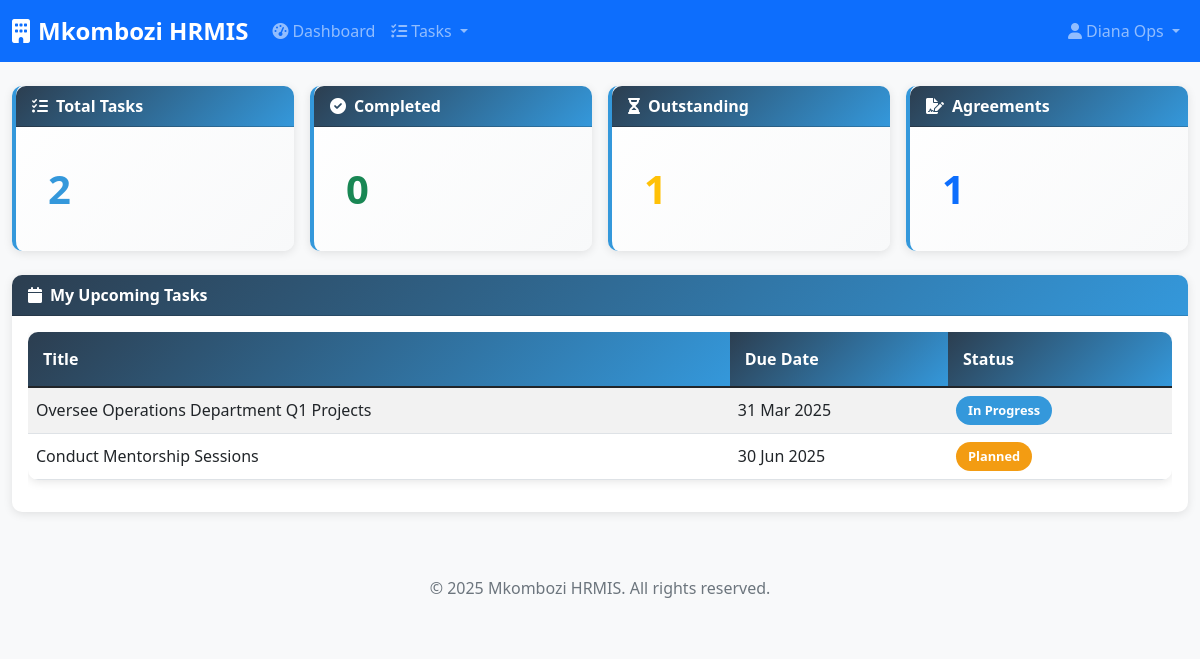
/dashboard.php (signed in), run on the app's committed database.
### tables this page shows
CREATE TABLE IF NOT EXISTS `task` (
  `task_id` INT(11) NOT NULL AUTO_INCREMENT,
  `goal_id` INT(11) DEFAULT NULL,
  `title` VARCHAR(200) NOT NULL,
  `description` TEXT DEFAULT NULL,
  `due_date` DATE NOT NULL,
  `status` ENUM('Pending','In Progress','Completed','Overdue','Planned') DEFAULT 'Pending',
  `created_at` TIMESTAMP NOT NULL DEFAULT CURRENT_TIMESTAMP(),
  PRIMARY KEY (`task_id`),
  KEY `goal_id` (`goal_id`),
  CONSTRAINT `task_ibfk_1` FOREIGN KEY (`goal_id`) REFERENCES `goal` (`goal_id`)
);

### config/config.php (called while the page is built, shortened)
<?php
function formatDate($date) {
    return date('d M Y', strtotime($date));
}
?>

### dashboard.php (the view, shortened to what this page needs)
<?php
require_once __DIR__ . '/config/config.php';
include __DIR__ . '/includes/header.php';
$db = new Database();
$conn = $db->getConnection();
$stats = [
    'total_tasks' => 0,
    'completed_tasks' => 0,
    'pending_tasks' => 0,
    'agreements' => 0,
];
try {
    $uid = (int)$_SESSION['user_id'];
    $stats['total_tasks'] = (int)$conn->query("SELECT COUNT(*) FROM task t JOIN task_assignment ta ON t.task_id = ta.task_id WHERE ta.user_id = $uid")->fetchColumn();
    $stats['completed_tasks'] = (int)$conn->query("SELECT COUNT(*) FROM task t JOIN task_assignment ta ON t.task_id = ta.task_id WHERE ta.user_id = $uid AND t.status = 'Completed'")->fetchColumn();
    $stats['pending_tasks'] = (int)$conn->query("SELECT COUNT(*) FROM task t JOIN task_assignment ta ON t.task_id = ta.task_id WHERE ta.user_id = $uid AND t.status IN ('Pending','In Progress','Overdue')")->fetchColumn();
    $stats['agreements'] = (int)$conn->query("SELECT COUNT(*) FROM yearly_agreement WHERE user_id = $uid")->fetchColumn();
} catch (Throwable $e) {
}
?>
<div class="row g-3">
    <div class="col-12 col-md-6 col-lg-3">
        <div class="card dashboard-card fade-in">
            <div class="card-header"><i class="fas fa-list-check me-2"></i>Total Tasks</div>
            <div class="card-body">
                <div class="stat-number"><?php echo $stats['total_tasks']; ?></div>
            </div>
        </div>
    </div>
    <div class="col-12 col-md-6 col-lg-3">
        <div class="card dashboard-card fade-in">
            <div class="card-header"><i class="fas fa-check-circle me-2"></i>Completed</div>
            <div class="card-body">
                <div class="stat-number text-success"><?php echo $stats['completed_tasks']; ?></div>
            </div>
        </div>
    </div>
    <div class="col-12 col-md-6 col-lg-3">
        <div class="card dashboard-card fade-in">
            <div class="card-header"><i class="fas fa-hourglass-half me-2"></i>Outstanding</div>
            <div class="card-body">
                <div class="stat-number text-warning"><?php echo $stats['pending_tasks']; ?></div>
            </div>
        </div>
    </div>
    <div class="col-12 col-md-6 col-lg-3">
        <div class="card dashboard-card fade-in">
            <div class="card-header"><i class="fas fa-file-signature me-2"></i>Agreements</div>
            <div class="card-body">
                <div class="stat-number text-primary"><?php echo $stats['agreements']; ?></div>
            </div>
        </div>
    </div>
</div>
<div class="card mt-4">
    <div class="card-header"><i class="fas fa-calendar me-2"></i>My Upcoming Tasks</div>
    <div class="card-body">
        <div class="table-responsive">
            <table class="table table-striped align-middle">
                <thead>
                    <tr>
                        <th>Title</th>
                        <th>Due Date</th>
                        <th>Status</th>
                    </tr>
                </thead>
                <tbody>
                    <?php
                    try {
                        $stmt = $conn->prepare("SELECT t.title, t.due_date, t.status FROM task t JOIN task_assignment ta ON t.task_id = ta.task_id WHERE ta.user_id = :uid ORDER BY t.due_date ASC LIMIT 10");
                        $stmt->execute([':uid' => (int)$_SESSION['user_id']]);
                        $rows = $stmt->fetchAll(PDO::FETCH_ASSOC);
                        if (!$rows) {
                            echo '<tr><td colspan="3" class="text-center text-muted">No tasks found.</td></tr>';
                        } else {
                            foreach ($rows as $row) {
                                $badge = 'status-pending';
                                if ($row['status'] === 'Completed') $badge = 'status-completed';
                                elseif ($row['status'] === 'In Progress') $badge = 'status-in-progress';
                                elseif ($row['status'] === 'Overdue') $badge = 'status-overdue';
                                echo '<tr>';
                                echo '<td>' . htmlspecialchars($row['title']) . '</td>';
                                echo '<td>' . htmlspecialchars(formatDate($row['due_date'])) . '</td>';
                                echo '<td><span class="badge ' . $badge . '">' . htmlspecialchars($row['status']) . '</span></td>';
                                echo '</tr>';
                            }
                        }
                    } catch (Throwable $e) {
                        echo '<tr><td colspan="3" class="text-danger">Error loading tasks.</td></tr>';
                    }
                    ?>
                </tbody>
            </table>
        </div>
    </div>
 </div>
<?php include __DIR__ . '/includes/footer.php'; ?>

### assets/css/style.css (style rules this page uses)
:root { --primary-color: #2c3e50; --secondary-color: #3498db; --success-color: #27ae60; --warning-color: #f39c12; --danger-color: #e74c3c; --light-color: #ecf0f1; --dark-color: #2c3e50; }
body { font-family: 'Segoe UI', Tahoma, Geneva, Verdana, sans-serif; background-color: #f8f9fa; }
.card { border: none; border-radius: 10px; box-shadow: 0 2px 10px rgba(0,0,0,0.1); transition: transform 0.3s ease; }
.card-header { background: linear-gradient(135deg, var(--primary-color), var(--secondary-color)); color: white; border-radius: 10px 10px 0 0 !important; font-weight: 600; }
.table { border-radius: 10px; overflow: hidden; box-shadow: 0 2px 10px rgba(0,0,0,0.1); }
.table thead th { background: linear-gradient(135deg, var(--primary-color), var(--secondary-color)); color: white; border: none; font-weight: 600; padding: 15px; }
.table tbody tr { transition: background-color 0.3s ease; }
.badge { font-size: 0.8rem; padding: 8px 12px; border-radius: 20px; }
.status-pending { background-color: var(--warning-color); color: white; }
.status-in-progress { background-color: var(--secondary-color); color: white; }
.dashboard-card { background: linear-gradient(135deg, #fff, #f8f9fa); border-left: 4px solid var(--secondary-color); }
.dashboard-card .card-body { padding: 2rem; }
.dashboard-card .stat-number { font-size: 2.5rem; font-weight: bold; color: var(--secondary-color); }
.fade-in { animation: fadeIn 0.5s ease-in; }

### data on the page
task: title "Oversee Operations Department Q1 Projects", due_date "31 Mar 2025", status "In Progress"
task: title "Conduct Mentorship Sessions", due_date "30 Jun 2025", status "Planned"

### other printed values
APP_NAME "Mkombozi HRMIS"
$_SESSION['name'] "Diana Ops"
$stats['total_tasks'] "2"
$stats['completed_tasks'] "0"
$stats['pending_tasks'] "1"
$stats['agreements'] "1"
